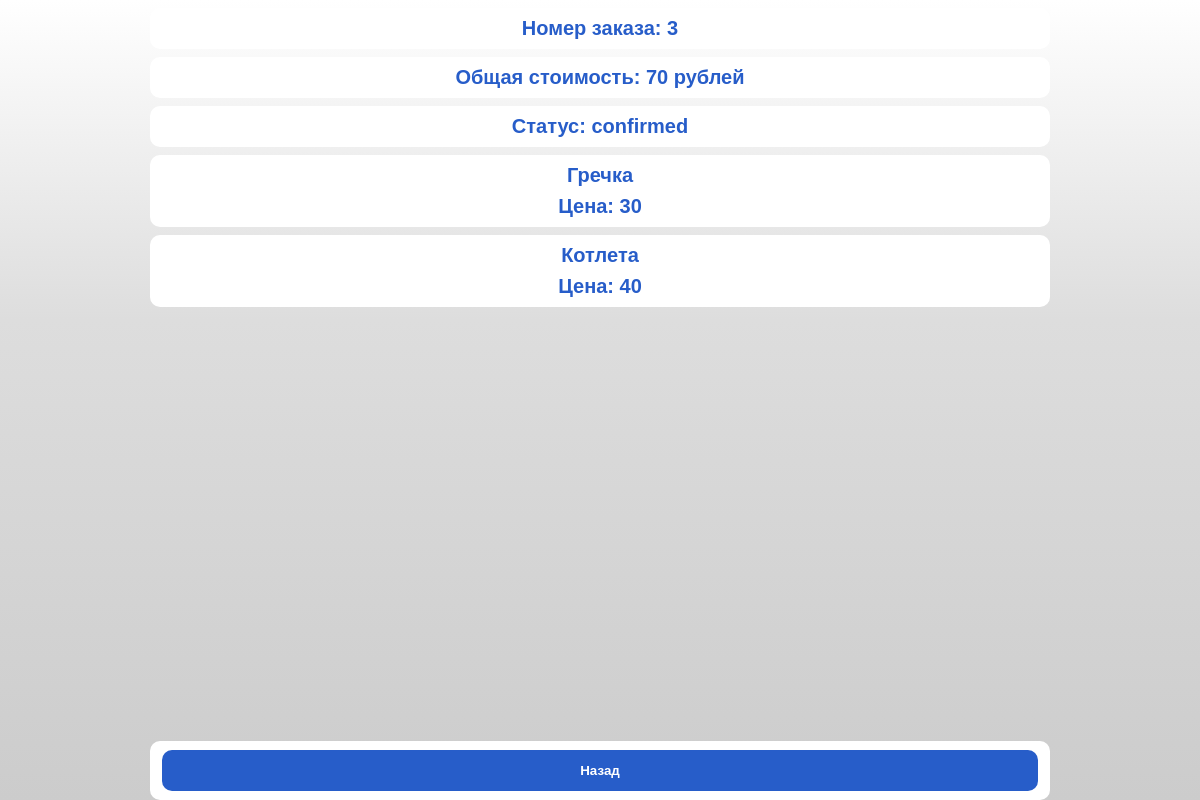
The app's page /home/order-3 (signed in) with its own data.
### sweater/models.py (models this page shows, shortened)
class Order(db.Model):
    id = db.Column("id", db.Integer, primary_key=True)
    user_id = db.Column("user_id", db.Integer, nullable=False)
    state = db.Column("state", db.String, default="active")
    dishes = db.Column("dishes", db.String)
    date = db.Column("date", db.DateTime)
    cost = db.Column("cost", db.Integer)

class Dish(db.Model):
    id = db.Column("id", db.Integer, primary_key=True)
    price = db.Column("price", db.Integer, nullable=False)
    title = db.Column("title", db.String(50), default="Dish")
    image_url = db.Column("image_url", db.String(100), default="static/placeholder.png")
    description = db.Column("description", db.String(300))

### sweater/routes.py (the view)
@app.route("/home/order-<int:order_id>")
@login_required
def show_order(order_id):
    order = Order.query.filter_by(id=order_id).first()
    if order.user_id != current_user.id and current_user.permissions not in {"administrator", "staff"}:
        return no_perms
    dishes = decode_order(order.dishes)
    cost = sum(map(lambda i: i.price, dishes))
    return render_template("order_view.html", id=order_id, cost=cost, dishes=dishes, state=order.state)

### sweater/models.py (called while the page is built)
@login_manager.user_loader
def load_user(user_id):
    return User.query.get(user_id)

### sweater/routes.py (called while the page is built)
def decode_order(s):
    if not s.isnumeric():
        raise ValueError("Order string must only contain digits!")
    ids = []
    for i in range(0, len(s), 2):
        ids.append((int(s[i: i + 2])))
    return [Dish.query.filter_by(id=i).first() for i in ids]

### sweater/templates/order_view.html (shortened to what this page needs)
<!DOCTYPE html>
<html lang="en">
<head>
    <link rel="stylesheet" href="/static/css/style.css">
</head>
<body>
<div class="box">
    <form method="post">
        <div class="container">
            <div class="box1">
                <div class="card">
                    <h1>Номер заказа: {{id}}</h1>
                </div>
                <div class="card">
                    <h1>Общая стоимость: {{cost}} рублей</h1>
                </div>
                <div class="card">
                    <h1>Статус: {{state}}</h1>
                </div>
                {% for dish in dishes %}
                <div class="card">
                    <h1>{{dish.title}}</h1>
                    <h1>Цена: {{dish.price}}</h1>
                </div>
                {% endfor %}
            </div>
            <div class="box-btn">
                <div class="card">
                    <a onclick="javascript:history.back(); return false;">
                        <button type="button" class="btn-card">Назад</button>
                    </a>
                </div>
            </div>
        </div>
    </form>
</div>
</body>
</html>

### sweater/static/css/style.css (style rules this page uses)
* { padding: 0; margin: 0; box-sizing: border-box; font-family: 'PT Sans', sans-serif; }
html, body { background-image: linear-gradient(180deg, #fff, #ddd 40%, #ccc); width: 100%; background-attachment: fixed; background-size: 100%; }
.card { display:flex; align-items: center; justifity-content: space-between; text-allign:center; flex-direction: column; background-color: #fff; width: 75vw; border-radius:10px; padding:5px; margin-top: 1vh; }
.box { display: flex; align-items: center; flex-direction: column; box-sizing: content-box; }
.box1 { display: flex; align-items: center; flex-direction: column; justify-content: flex-start; Margin-bottom: 10vh; box-sizing: content-box; }
.box-btn { display: flex; align-items: center; flex-direction: column-reverse; justifity-content: flex-end; height: 100vh; padding: 0 px; box-sizing: content-box; position: fixed; left:0px; bottom:0px; Height:15vh; width:100%; }
.container { display: flex; align-items: center; flex-direction: column; height: 100%; margin-bottom: 20vh; }
.btn-card { border: none; border-radius: 10px; padding: 13px 15px; background: #275dc9; cursor: pointer; font-weight: bold; color: white; Margin-top: 0.5vh; Margin-bottom: 0.5vh; width: 73vw; }
form { width: 100%; max-width: 500px; display: flex; flex-direction: column; gap: 20px; }
form h1 { color: #275dc9; font-size: 20px; margin-bottom: 0.5vh; margin-top: 0.5vh; }
form a { text-decoration: none; color: #275dc9; }

### records on screen
Order: state "confirmed"
Dish: title "Гречка", price "30"
Dish: title "Котлета", price "40"

### other values on screen
{{ id }} "3"
{{ cost }} "70"
